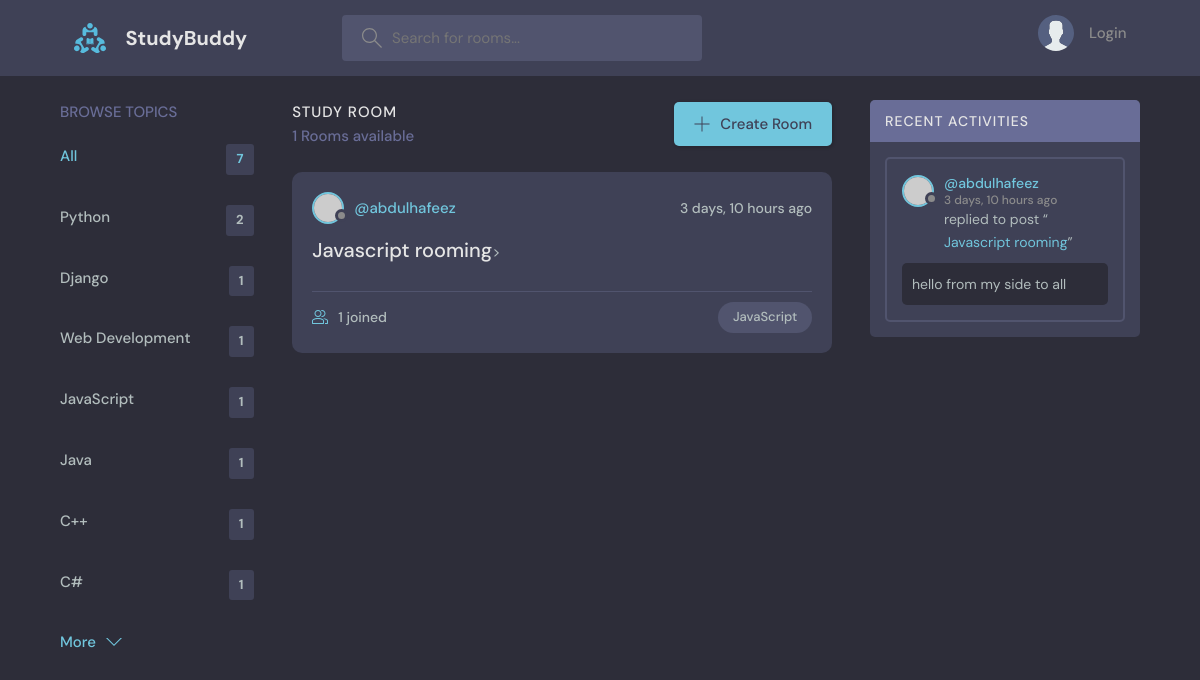
Screenshot of /?q=JavaScript with the database file from the repository.
### base/models.py (models this page shows, shortened)
class Topic(models.Model):
    name = models.CharField(max_length=200)

class Room(models.Model):
    host = models.ForeignKey(User, on_delete=models.SET_NULL, null=True)
    topic = models.ForeignKey(Topic, on_delete=models.SET_NULL, null=True)
    name = models.CharField(max_length=200)
    description = models.TextField(null=True, blank=True)
    participants = models.ManyToManyField(User, related_name='participants', blank=True)
    updated = models.DateTimeField(auto_now=True)
    created = models.DateTimeField(auto_now_add=True)
    class Meta:
        ordering = ["-updated", "-created"]
    def __str__(self):
        return self.name

class Message(models.Model):
    user = models.ForeignKey(User, on_delete=models.CASCADE)
    room = models.ForeignKey(Room, on_delete=models.CASCADE)
    body = models.TextField()
    updated = models.DateTimeField(auto_now=True)
    created = models.DateTimeField(auto_now_add=True)
    class Meta:
        ordering = ["-updated", "-created"]

### base/views.py (the view)
# urls.py: path('', views.home, name='home'),
def home(request):
    q = request.GET.get('q') if request.GET.get('q') is not None else ''
    rooms = Room.objects.filter(
        Q(topic__name__icontains=q) |
        Q(name__icontains=q) |
        Q(description__icontains=q)
    )
    topics = Topic.objects.all()
    room_count = rooms.count()
    room_messages = Message.objects.filter(Q(room__topic__name__icontains=q))
    context = {'rooms': rooms, 'topics': topics, 'room_count': room_count, 'room_messages': room_messages}
    return render(request, 'base/home.html', context)

### base/templates/base/home.html (shortened to what this page needs)
{% extends 'main.html' %}
  {% block content %}
    <main class="layout layout--3">
      <div class="container">
        {% include 'base/topics_component.html' %}
        <div class="roomList">
          <div class="roomList__header">
            <div>
              <h2>Study Room</h2>
              <p>{{room_count}} Rooms available</p>
            </div>
            <a class="btn btn--main" href="{% url 'create-room' %}">
              <svg version="1.1" xmlns="http://www.w3.org/2000/svg" width="32" height="32" viewBox="0 0 32 32">
                <title>add</title>
                <path
                  d="M16.943 0.943h-1.885v14.115h-14.115v1.885h14.115v14.115h1.885v-14.115h14.115v-1.885h-14.115v-14.115z"
                ></path>
              </svg>
              Create Room
            </a>
          </div>
          {% include 'base/feed_component.html' %}
        </div>
        {% include 'base/activity_component.html' %}
      </div>
    </main>
  {% endblock %}

### base/templates/base/topics_component.html
<div class="topics">
          <div class="topics__header">
            <h2>Browse Topics</h2>
          </div>
          <ul class="topics__list">
            <li>
              <a href="{% url 'home' %}" class="active">All <span>{{topics.count}}</span></a>
            </li>
              {% for topic in topics %}
            <li>
              <a href="{% url 'home' %}?q={{topic.name}}">{{topic.name}} <span>{{topic.room_set.all.count}}</span></a>
            </li>
              {% endfor %}
          </ul>
          <a class="btn btn--link" href="topics.html">
            More
            <svg version="1.1" xmlns="http://www.w3.org/2000/svg" width="32" height="32" viewBox="0 0 32 32">
              <title>chevron-down</title>
              <path d="M16 21l-13-13h-3l16 16 16-16h-3l-13 13z"></path>
            </svg>
          </a>
</div>

### base/templates/base/feed_component.html (shortened to what this page needs)
 {% for room in rooms %}
<div class="roomListRoom">
            <div class="roomListRoom__header">
              <a href="{% url 'user-profile' room.host.id %}" class="roomListRoom__author">
                <div class="avatar avatar--small">
                  <img src="https://randomuser.me/api/portraits/women/11.jpg" />
                </div>
                <span>@{{room.host.username}}</span>
              </a>
              <div class="roomListRoom__actions">
                <span>{{room.created|timesince}} ago</span>
              </div>
            </div>
            <div class="roomListRoom__content">
              <a href="{% url 'room' room.id %}">{{room.name}}</a>>
            </div>
            <div class="roomListRoom__meta">
              <a href="{% url 'room' room.id %}" class="roomListRoom__joined">
                {{room.participants.all.count}} joined
              </a>
              <p class="roomListRoom__topic">{{room.topic.name}}</p>
            </div>
          </div>
  {% endfor %}

### base/templates/base/activity_component.html (shortened to what this page needs)
<div class="activities">
          <div class="activities__header">
            <h2>Recent Activities</h2>
          </div>
            {% for message in room_messages %}
          <div class="activities__box">
            <div class="activities__boxHeader roomListRoom__header">
              <a href="{% url 'user-profile' message.user.id %}" class="roomListRoom__author">
                <div class="avatar avatar--small">
                  <img src="https://randomuser.me/api/portraits/women/11.jpg" />
                </div>
                <p>
                  @{{message.user}}
                  <span>{{message.created|timesince}} ago</span>
                </p>
              </a>
            </div>
            <div class="activities__boxContent">
              <p>replied to post “<a href="{% url 'room' message.room.id %}">{{message.room}}</a>”</p>
              <div class="activities__boxRoomContent">
              {{message.body}}
              </div>
            </div>
          </div>
        {% endfor %}
        </div>

### rows the page displays
Topic: name "Python", room_set.all.count "2"
Topic: name "Django", room_set.all.count "1"
Topic: name "Web Development", room_set.all.count "1"
Topic: name "JavaScript", room_set.all.count "1"
Topic: name "Java", room_set.all.count "1"
Topic: name "C++", room_set.all.count "1"
Topic: name "C#", room_set.all.count "1"
Room: host.username "abdulhafeez", created "3 days, 10 hours", name "Javascript rooming", participants.all.count "1", topic.name "JavaScript"
Message: user "abdulhafeez", created "3 days, 10 hours", room "Javascript rooming", body "hello from my side to all"

### other values shown
{{ topics.count }} "7"
{{ room_count }} "1"
